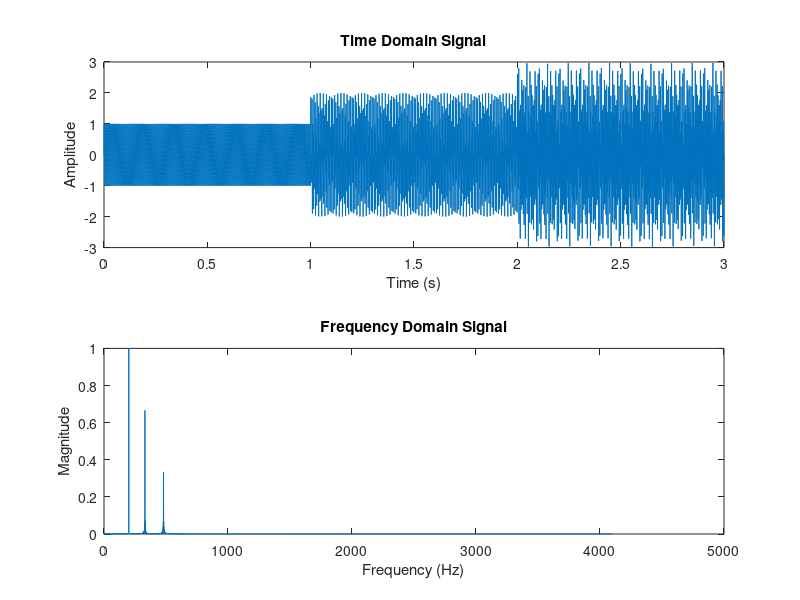
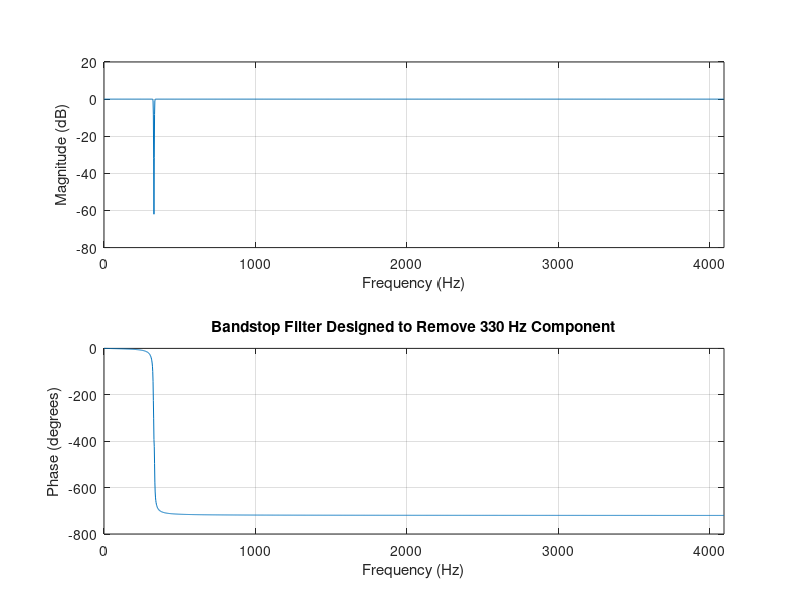
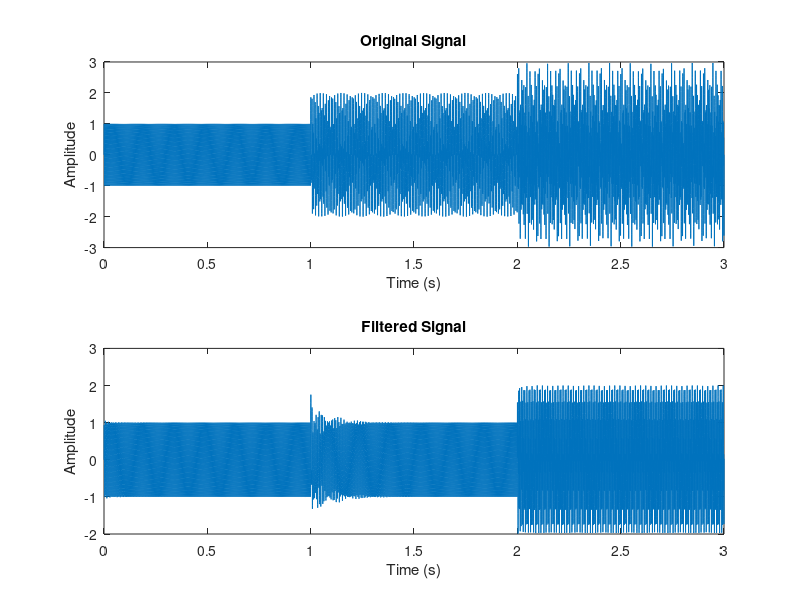
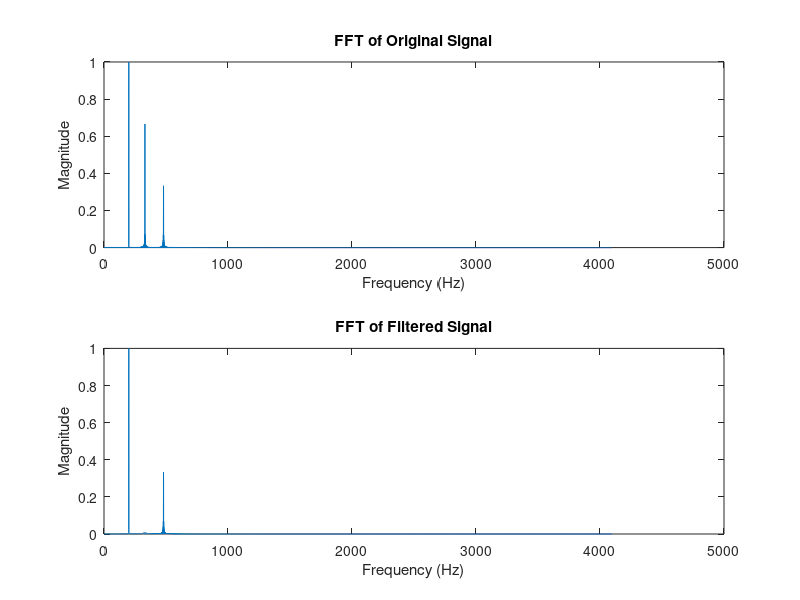

MATLAB code to generate these figures, in order:
% Mamadou Kaba 27070179
% Part 2 Question 2
clc; clear; close all;

% Sampling frequency and time vector
Fs = 8192;
t = 0:1/Fs:3;

% Create the signal
signal = sin(2*pi*200*t).*(t >= 0 & t < 3) + sin(2*pi*330*t).*(t >= 1 & t < 3) + sin(2*pi*480*t).*(t >= 2 & t < 3);

% Plot the time domain signal
figure;
subplot(2,1,1);
plot(t, signal);
title('Time Domain Signal');
xlabel('Time (s)');
ylabel('Amplitude');

% Compute the FFT of the signal
L = length(signal);
Y = fft(signal);
P2 = abs(Y/L);
P1 = P2(1:L/2+1);
P1(2:end-1) = 2*P1(2:end-1);
f = Fs*(0:(L/2))/L; 

% Plot the frequency domain signal
subplot(2,1,2);
plot(f, P1);
title('Frequency Domain Signal');
xlabel('Frequency (Hz)');
ylabel('Magnitude');

% Design a bandstop filter to remove the 330 Hz component
Wn = [325 335]/(Fs/2); % Normalized cutoff frequency for bandstop filter
[b, a] = butter(4, Wn, 'stop'); % Fourth-order Butterworth bandstop filter

% Plot the filter response
figure;
freqz(b, a, 2048, Fs);
title('Bandstop Filter Designed to Remove 330 Hz Component');

% Filter the signal
filtered_signal = filter(b, a, signal);

% Plot the original and filtered signals in time domain
figure;
subplot(2,1,1);
plot(t, signal);
title('Original Signal');
xlabel('Time (s)');
ylabel('Amplitude');

subplot(2,1,2);
plot(t, filtered_signal);
title('Filtered Signal');
xlabel('Time (s)');
ylabel('Amplitude');

% Compute the FFT of the filtered signal
Y_filtered = fft(filtered_signal);
P2_filtered = abs(Y_filtered/L);
P1_filtered = P2_filtered(1:L/2+1);
P1_filtered(2:end-1) = 2*P1_filtered(2:end-1);

% Plot the frequency domain of the original and filtered signals
figure;
subplot(2,1,1);
plot(f, P1);
title('FFT of Original Signal');
xlabel('Frequency (Hz)');
ylabel('Magnitude');

subplot(2,1,2);
plot(f, P1_filtered);
title('FFT of Filtered Signal');
xlabel('Frequency (Hz)');
ylabel('Magnitude');


soundsc(signal, Fs);
pause(4);
soundsc(filtered_signal, Fs);
